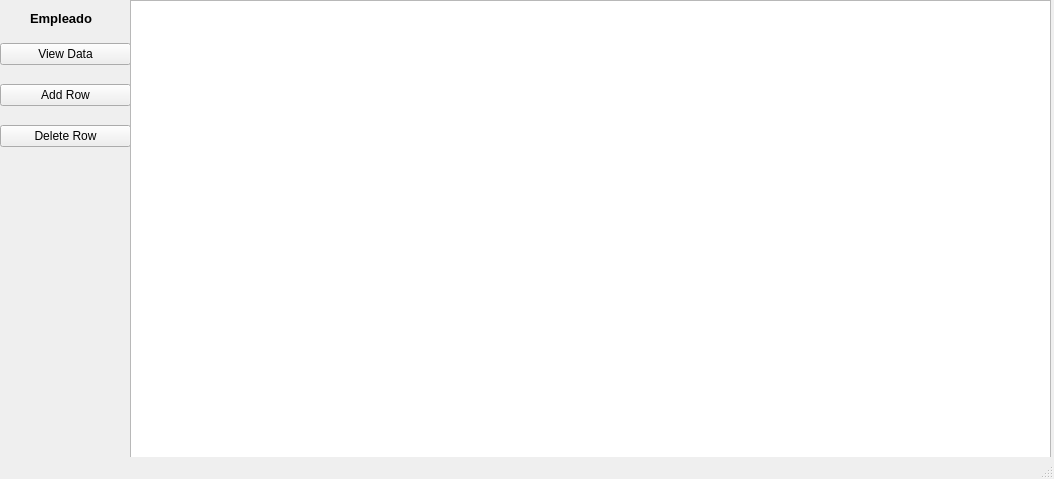
<?xml version="1.0" encoding="UTF-8"?>
<ui version="4.0">
 <class>MainWindow</class>
 <widget class="QMainWindow" name="MainWindow">
  <property name="geometry">
   <rect>
    <x>0</x>
    <y>0</y>
    <width>1054</width>
    <height>479</height>
   </rect>
  </property>
  <property name="windowTitle">
   <string>MainWindow</string>
  </property>
  <widget class="QWidget" name="centralwidget">
   <widget class="QWidget" name="verticalLayoutWidget">
    <property name="geometry">
     <rect>
      <x>0</x>
      <y>30</y>
      <width>131</width>
      <height>131</height>
     </rect>
    </property>
    <layout class="QVBoxLayout" name="verticalLayout_2">
     <item>
      <widget class="QPushButton" name="pushButton_viewdata">
       <property name="text">
        <string>View Data</string>
       </property>
      </widget>
     </item>
     <item>
      <widget class="QPushButton" name="pushButton_addRow">
       <property name="text">
        <string>Add Row</string>
       </property>
      </widget>
     </item>
     <item>
      <widget class="QPushButton" name="pushButton_deleteRow">
       <property name="text">
        <string>Delete Row</string>
       </property>
      </widget>
     </item>
    </layout>
   </widget>
   <widget class="QLabel" name="label">
    <property name="geometry">
     <rect>
      <x>30</x>
      <y>10</y>
      <width>71</width>
      <height>16</height>
     </rect>
    </property>
    <property name="font">
     <font>
      <pointsize>10</pointsize>
      <weight>75</weight>
      <bold>true</bold>
     </font>
    </property>
    <property name="text">
     <string>Empleado </string>
    </property>
   </widget>
   <widget class="QTableView" name="tableView">
    <property name="geometry">
     <rect>
      <x>130</x>
      <y>0</y>
      <width>921</width>
      <height>531</height>
     </rect>
    </property>
   </widget>
  </widget>
  <widget class="QMenuBar" name="menubar">
   <property name="geometry">
    <rect>
     <x>0</x>
     <y>0</y>
     <width>1054</width>
     <height>21</height>
    </rect>
   </property>
  </widget>
  <widget class="QStatusBar" name="statusbar"/>
 </widget>
 <resources/>
 <connections/>
</ui>
